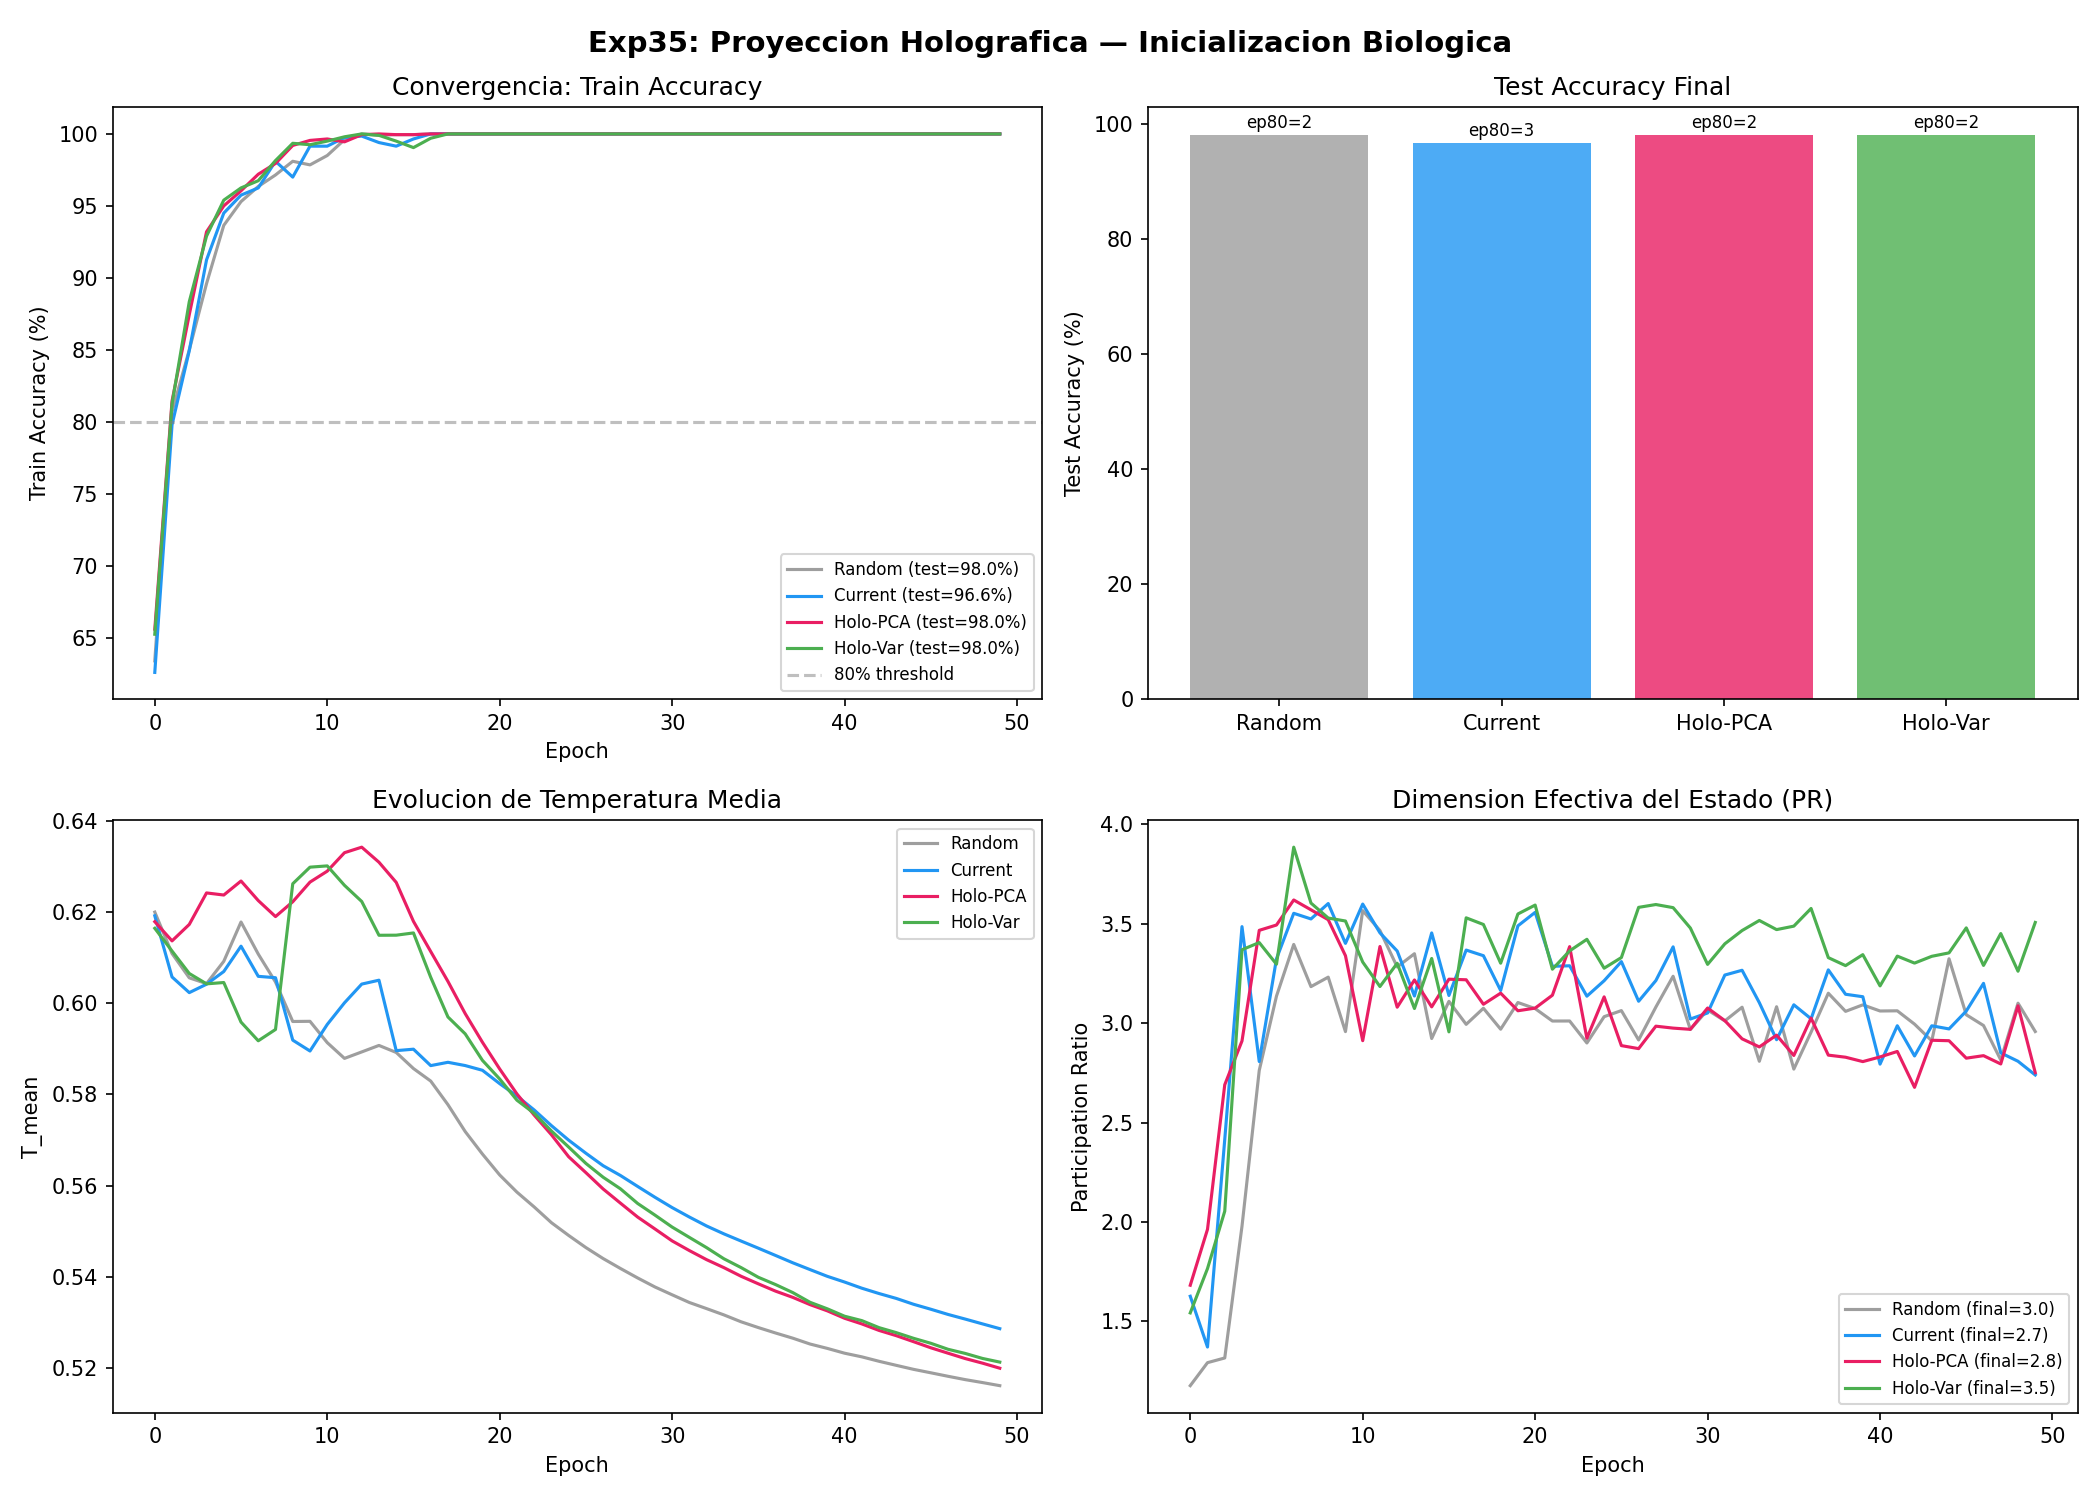

The script that saved this image:
"""
Exp35: Proyeccion Holografica — Se desperdicia el potencial biologico?
=====================================================================

Hipotesis:
  "Una inicializacion que conserva mas informacion espectral del conectoma
   produce un BiphasicOrgan que converge mas rapido o generaliza mejor
   en tareas que requieren patron continuo."

Compara 4 inicializaciones en la tarea de Simbiosis (de exp34):

| Config              | Template h_phys          | Bio params           |
|---------------------|--------------------------|----------------------|
| Random              | 0.5 uniforme             | Defaults escalares   |
| Current             | basis_64.mean()          | Allen sinteticos     |
| Holographic-PCA     | SVD de basis_512         | Allen + mod PCA      |
| Holographic-Variance| Top-64 modes varianza    | Allen + mod varianza |

Metricas: test_acc, epochs_to_80, T_mean, participation_ratio
Datos: 2000 train / 500 test, 50 epochs
Output: exp35_holographic_init.log y exp35_holographic_init.png
"""

import sys
import os
sys.path.insert(0, os.path.dirname(os.path.dirname(os.path.abspath(__file__))))

import torch
import torch.nn as nn
import torch.nn.functional as F
import numpy as np
import json
import math
from datetime import datetime
from pathlib import Path

from SKYNET_V28_PHYSICAL_CYBORG import (
    SKYNET_V28_PHYSICAL_CYBORG,
    BiphasicOrgan,
)
from bio_initializer_holographic import get_holographic_template, get_holographic_bio_params
from experimentos.exp34_hard_bio_benchmark import (
    generate_symbiosis_data,
    CyborgBenchmark,
    compute_participation_ratio,
)

LOG_DIR = Path(__file__).parent
DEVICE = 'cuda' if torch.cuda.is_available() else 'cpu'

D_STATE = 64
D_MODEL = 128
N_INPUT = 32
N_EPOCHS = 50
BATCH_SIZE = 64
WEIGHT_DECAY = 1e-4
LR = 1e-3
SEQ_LEN = 15
N_CLASSES = 2


# ============================================================
# INITIALIZATION CONFIGS
# ============================================================

def build_configs():
    """
    Define las 4 configuraciones de inicializacion.
    Retorna dict {name: bio_params_or_None}.
    """
    configs = {}

    # 1. Random: sin bio_params, h_phys=0.5 uniforme (default del Organ)
    configs['Random'] = None

    # 2. Current: baseline actual (basis_64.mean + Allen)
    try:
        bio_current, info_current = get_holographic_bio_params('current', d_state=D_STATE)
        configs['Current'] = bio_current
        print(f"  [Current] var_captured={info_current['var_captured_ratio']:.4f}")
    except Exception as e:
        print(f"  [Current] SKIP: {e}")
        configs['Current'] = None

    # 3. Holographic-PCA: SVD de basis_512
    try:
        bio_pca, info_pca = get_holographic_bio_params('pca', d_state=D_STATE)
        configs['Holo-PCA'] = bio_pca
        print(f"  [Holo-PCA] var_captured={info_pca['var_captured_ratio']:.4f}, "
              f"improvement={info_pca.get('improvement_over_baseline', 'N/A')}x")
    except Exception as e:
        print(f"  [Holo-PCA] SKIP: {e}")
        configs['Holo-PCA'] = None

    # 4. Holographic-Variance: top-64 modes por varianza
    try:
        bio_var, info_var = get_holographic_bio_params('top_variance', d_state=D_STATE)
        configs['Holo-Var'] = bio_var
        print(f"  [Holo-Var] var_captured={info_var['var_captured_ratio']:.4f}, "
              f"improvement={info_var.get('improvement_over_baseline', 'N/A')}x")
    except Exception as e:
        print(f"  [Holo-Var] SKIP: {e}")
        configs['Holo-Var'] = None

    return configs


def create_cyborg_with_init(bio_params):
    """Crea un CyborgBenchmark con bio_params especificos."""
    model = SKYNET_V28_PHYSICAL_CYBORG(
        n_input=N_INPUT, n_actions=N_CLASSES,
        d_model=D_MODEL, d_state=D_STATE,
        device=DEVICE, bio_params=bio_params,
    )
    return model


class CyborgWrapper(nn.Module):
    """Wrapper para mantener interfaz compatible con exp34."""
    def __init__(self, bio_params=None):
        super().__init__()
        self.model = create_cyborg_with_init(bio_params)

    def reset(self):
        self.model.reset()

    def detach_states(self):
        self.model.detach_states()

    def forward(self, x, **kwargs):
        return self.model(x, training=kwargs.get('training', True))


# ============================================================
# TRAINING LOOP
# ============================================================

def train_and_eval(config_name, bio_params, train_seqs, train_Y, test_seqs, test_Y):
    """
    Entrena un Cyborg con la inicializacion dada y evalua en simbiosis.
    """
    print(f"\n  [{config_name}]")

    model = CyborgWrapper(bio_params).to(DEVICE)
    n_params = sum(p.numel() for p in model.parameters() if p.requires_grad)
    print(f"    Params: {n_params:,}")

    optimizer = torch.optim.Adam(model.parameters(), lr=LR, weight_decay=WEIGHT_DECAY)
    criterion = nn.CrossEntropyLoss()

    n_train = len(train_seqs)
    n_test = len(test_seqs)

    curves = {'accuracy': [], 'loss': [], 'T_mean': [], 'pr': []}
    epochs_to_80 = N_EPOCHS

    for epoch in range(N_EPOCHS):
        model.train()
        perm = torch.randperm(n_train).tolist()
        correct = 0
        total_loss = 0
        epoch_T_means = []
        h_samples = []

        for idx in range(0, n_train, BATCH_SIZE):
            batch_idx = perm[idx:idx+BATCH_SIZE]
            model.reset()

            for t in range(SEQ_LEN):
                x_batch = torch.stack([train_seqs[i][t] for i in batch_idx]).to(DEVICE)
                out = model(x_batch, training=True)

            y_batch = train_Y[batch_idx]
            loss = criterion(out['logits'][:, :N_CLASSES], y_batch)
            optimizer.zero_grad()
            loss.backward()
            optimizer.step()
            model.detach_states()

            preds = out['logits'][:, :N_CLASSES].argmax(-1)
            correct += (preds == y_batch).sum().item()
            total_loss += loss.item()
            epoch_T_means.append(out['audit']['T_mean'])

            if model.model.organ.h_phys is not None:
                h_samples.append(model.model.organ.h_phys.detach().cpu())

        acc = correct / n_train * 100
        T_mean = np.mean(epoch_T_means)

        # Participation ratio
        if h_samples:
            h_all = torch.cat(h_samples, dim=0)
            pr = compute_participation_ratio(list(h_all[-100:]))
        else:
            pr = 0.0

        curves['accuracy'].append(acc)
        curves['loss'].append(total_loss)
        curves['T_mean'].append(T_mean)
        curves['pr'].append(pr)

        if acc >= 80 and epochs_to_80 == N_EPOCHS:
            epochs_to_80 = epoch + 1

        if (epoch + 1) % 10 == 0:
            print(f"    Ep{epoch+1}: acc={acc:.1f}%, T={T_mean:.3f}, PR={pr:.1f}")

    # Test
    model.eval()
    test_correct = 0
    for i in range(0, n_test, BATCH_SIZE):
        batch_end = min(i + BATCH_SIZE, n_test)
        batch_idx = list(range(i, batch_end))
        model.reset()
        with torch.no_grad():
            for t in range(SEQ_LEN):
                x_batch = torch.stack([test_seqs[j][t] for j in batch_idx]).to(DEVICE)
                out = model(x_batch, training=False)
        preds = out['logits'][:, :N_CLASSES].argmax(-1)
        test_correct += (preds == test_Y[batch_idx]).sum().item()

    test_acc = test_correct / n_test * 100
    final_T = curves['T_mean'][-1]
    final_pr = curves['pr'][-1]
    print(f"    Test Acc: {test_acc:.1f}%, Epochs to 80%: {epochs_to_80}, "
          f"T_final={final_T:.3f}, PR_final={final_pr:.1f}")

    return {
        'test_acc': test_acc,
        'epochs_to_80': epochs_to_80,
        'n_params': n_params,
        'T_mean_final': float(final_T),
        'pr_final': float(final_pr),
        'curves': curves,
    }


# ============================================================
# MAIN
# ============================================================

def run_experiment():
    print("=" * 70)
    print("EXP35: PROYECCION HOLOGRAFICA — SE DESPERDICIA EL POTENCIAL BIOLOGICO?")
    print(f"Device: {DEVICE}")
    print(f"N_INPUT={N_INPUT}, D_MODEL={D_MODEL}, D_STATE={D_STATE}")
    print(f"N_EPOCHS={N_EPOCHS}, BATCH_SIZE={BATCH_SIZE}")
    print(f"LR={LR}, WEIGHT_DECAY={WEIGHT_DECAY}")
    print("=" * 70)

    # Variance analysis
    print("\n--- Analisis de Varianza Previo ---")
    variance_report = {}
    for method in ['current', 'pca', 'top_variance']:
        try:
            _, info = get_holographic_template(method, d_state=D_STATE)
            variance_report[method] = info
            print(f"  {method}: var_captured={info['var_captured_ratio']:.4f} "
                  f"({info['var_captured_ratio']*100:.1f}%)")
        except Exception as e:
            print(f"  {method}: ERROR - {e}")

    # Build configs
    print("\n--- Configuraciones ---")
    configs = build_configs()

    # Generate data
    print("\n--- Generando Datos Simbiosis ---")
    n_train, n_test = 2000, 500
    train_seqs, train_Y = generate_symbiosis_data(n_train, SEQ_LEN, seed=42)
    test_seqs, test_Y = generate_symbiosis_data(n_test, SEQ_LEN, seed=123)
    train_Y = train_Y.to(DEVICE)
    test_Y = test_Y.to(DEVICE)

    class_counts = [(train_Y == c).sum().item() for c in range(N_CLASSES)]
    print(f"  Train: {n_train} samples, class balance: {class_counts}")
    print(f"  Test:  {n_test} samples")

    # Run each config
    print("\n" + "=" * 70)
    print("ENTRENAMIENTO COMPARATIVO")
    print("=" * 70)

    results = {}
    for name, bio_params in configs.items():
        results[name] = train_and_eval(
            name, bio_params, train_seqs, train_Y, test_seqs, test_Y
        )

    # Save and report
    save_results(results, variance_report)
    print_summary(results, variance_report)

    return results


def save_results(results, variance_report):
    """Save log and plot."""
    log_path = LOG_DIR / 'exp35_holographic_init.log'

    def clean(obj):
        if isinstance(obj, dict):
            return {k: clean(v) for k, v in obj.items()}
        elif isinstance(obj, list):
            return [clean(v) for v in obj]
        elif isinstance(obj, (np.floating, np.integer)):
            return float(obj)
        elif isinstance(obj, np.ndarray):
            return obj.tolist()
        elif isinstance(obj, torch.Tensor):
            return obj.item() if obj.numel() == 1 else obj.tolist()
        return obj

    report = {
        'experiment': 'Exp35: Proyeccion Holografica',
        'timestamp': datetime.now().isoformat(),
        'device': DEVICE,
        'hypothesis': (
            'Una inicializacion que conserva mas informacion espectral del conectoma '
            'produce un BiphasicOrgan que converge mas rapido o generaliza mejor.'
        ),
        'config': {
            'N_INPUT': N_INPUT, 'D_MODEL': D_MODEL, 'D_STATE': D_STATE,
            'N_EPOCHS': N_EPOCHS, 'BATCH_SIZE': BATCH_SIZE,
            'LR': LR, 'WEIGHT_DECAY': WEIGHT_DECAY,
            'SEQ_LEN': SEQ_LEN, 'N_CLASSES': N_CLASSES,
        },
        'variance_analysis': clean(variance_report),
        'results': clean(results),
    }

    with open(log_path, 'w') as f:
        f.write(json.dumps(report, indent=2, default=str))
    print(f"\n[SAVED] {log_path}")

    # Plot
    try:
        import matplotlib
        matplotlib.use('Agg')
        import matplotlib.pyplot as plt

        fig, axes = plt.subplots(2, 2, figsize=(14, 10))
        fig.suptitle('Exp35: Proyeccion Holografica — Inicializacion Biologica',
                     fontsize=14, fontweight='bold')

        colors = {
            'Random': '#9E9E9E',
            'Current': '#2196F3',
            'Holo-PCA': '#E91E63',
            'Holo-Var': '#4CAF50',
        }

        # Panel 1: Train Accuracy
        ax = axes[0, 0]
        for name, r in results.items():
            ax.plot(r['curves']['accuracy'], color=colors.get(name, 'black'),
                    label=f"{name} (test={r['test_acc']:.1f}%)")
        ax.axhline(y=80, color='gray', linestyle='--', alpha=0.5, label='80% threshold')
        ax.set_xlabel('Epoch')
        ax.set_ylabel('Train Accuracy (%)')
        ax.set_title('Convergencia: Train Accuracy')
        ax.legend(fontsize=8)

        # Panel 2: Test Accuracy Bar
        ax = axes[0, 1]
        names = list(results.keys())
        test_accs = [results[n]['test_acc'] for n in names]
        ep80s = [results[n]['epochs_to_80'] for n in names]
        bar_colors = [colors.get(n, 'black') for n in names]

        bars = ax.bar(names, test_accs, color=bar_colors, alpha=0.8)
        ax.set_ylabel('Test Accuracy (%)')
        ax.set_title('Test Accuracy Final')
        # Add epoch labels on bars
        for bar, ep in zip(bars, ep80s):
            height = bar.get_height()
            ep_label = f'ep80={ep}' if ep < N_EPOCHS else 'no 80%'
            ax.text(bar.get_x() + bar.get_width()/2., height + 0.5,
                    ep_label, ha='center', va='bottom', fontsize=8)

        # Panel 3: T_mean evolution
        ax = axes[1, 0]
        for name, r in results.items():
            ax.plot(r['curves']['T_mean'], color=colors.get(name, 'black'),
                    label=name)
        ax.set_xlabel('Epoch')
        ax.set_ylabel('T_mean')
        ax.set_title('Evolucion de Temperatura Media')
        ax.legend(fontsize=8)

        # Panel 4: Participation Ratio
        ax = axes[1, 1]
        for name, r in results.items():
            ax.plot(r['curves']['pr'], color=colors.get(name, 'black'),
                    label=f"{name} (final={r['pr_final']:.1f})")
        ax.set_xlabel('Epoch')
        ax.set_ylabel('Participation Ratio')
        ax.set_title('Dimension Efectiva del Estado (PR)')
        ax.legend(fontsize=8)

        plt.tight_layout()
        png_path = LOG_DIR / 'exp35_holographic_init.png'
        plt.savefig(png_path, dpi=150)
        print(f"[SAVED] {png_path}")
        plt.close()
    except ImportError:
        print("[SKIP] matplotlib not available")


def print_summary(results, variance_report):
    print("\n" + "=" * 70)
    print("EXP35 SUMMARY: PROYECCION HOLOGRAFICA")
    print("=" * 70)

    # Variance report
    print("\n--- Varianza Capturada por Metodo ---")
    for method, info in variance_report.items():
        var_pct = info['var_captured_ratio'] * 100
        print(f"  {method:15s}: {var_pct:6.1f}% de varianza total")

    # Results table
    print(f"\n--- Resultados Comparativos (Simbiosis) ---")
    print(f"  {'Config':<15s} {'Test Acc':>8s} {'Ep->80%':>8s} {'T_final':>8s} {'PR_final':>9s}")
    print(f"  {'-'*50}")

    best_acc = max(r['test_acc'] for r in results.values())
    best_ep = min(r['epochs_to_80'] for r in results.values())

    for name, r in results.items():
        acc_marker = ' *' if r['test_acc'] == best_acc else '  '
        ep_marker = ' *' if r['epochs_to_80'] == best_ep else '  '
        print(f"  {name:<15s} {r['test_acc']:>7.1f}%{acc_marker}"
              f" {r['epochs_to_80']:>6d}{ep_marker}"
              f" {r['T_mean_final']:>8.3f}"
              f" {r['pr_final']:>9.1f}")

    # Hypothesis test
    print(f"\n--- Evaluacion de Hipotesis ---")
    random_acc = results.get('Random', {}).get('test_acc', 0)
    current_acc = results.get('Current', {}).get('test_acc', 0)
    pca_acc = results.get('Holo-PCA', {}).get('test_acc', 0)
    var_acc = results.get('Holo-Var', {}).get('test_acc', 0)

    holo_best = max(pca_acc, var_acc)
    holo_best_name = 'Holo-PCA' if pca_acc >= var_acc else 'Holo-Var'

    print(f"  Holografico vs Random:  {holo_best:.1f}% vs {random_acc:.1f}% "
          f"(delta={holo_best - random_acc:+.1f}%) "
          f"{'PASS' if holo_best > random_acc else 'FAIL'}")
    print(f"  Holografico vs Current: {holo_best:.1f}% vs {current_acc:.1f}% "
          f"(delta={holo_best - current_acc:+.1f}%) "
          f"{'PASS' if holo_best > current_acc else 'FAIL'}")
    print(f"  Mejor metodo holografico: {holo_best_name}")

    # Convergence speed
    random_ep = results.get('Random', {}).get('epochs_to_80', N_EPOCHS)
    current_ep = results.get('Current', {}).get('epochs_to_80', N_EPOCHS)
    pca_ep = results.get('Holo-PCA', {}).get('epochs_to_80', N_EPOCHS)
    var_ep = results.get('Holo-Var', {}).get('epochs_to_80', N_EPOCHS)
    holo_best_ep = min(pca_ep, var_ep)

    print(f"\n  Convergencia (epochs to 80%):")
    print(f"    Random:  {random_ep}, Current: {current_ep}")
    print(f"    PCA:     {pca_ep}, Variance: {var_ep}")
    if holo_best_ep < current_ep:
        print(f"    Holografico converge {current_ep - holo_best_ep} epochs mas rapido")
    elif holo_best_ep > current_ep:
        print(f"    Current converge {holo_best_ep - current_ep} epochs mas rapido")
    else:
        print(f"    Misma velocidad de convergencia")

    print("\n" + "=" * 70)


if __name__ == "__main__":
    results = run_experiment()
